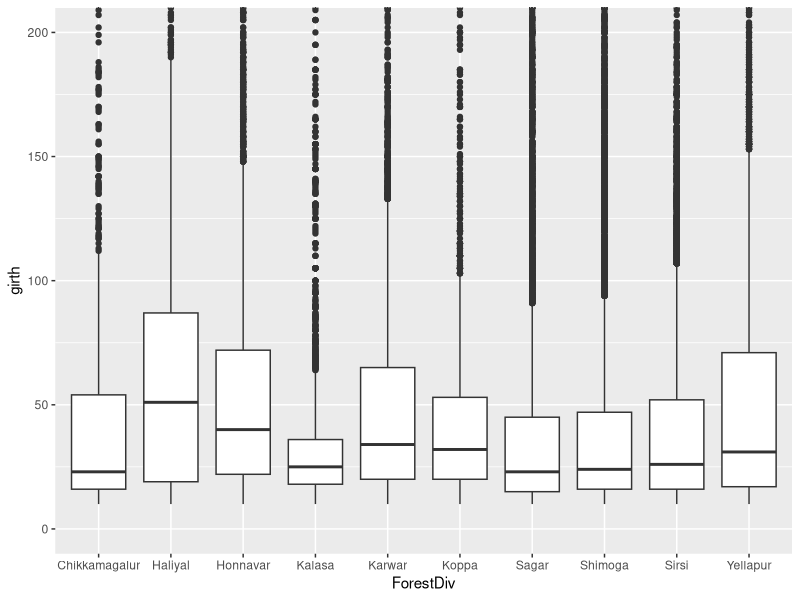
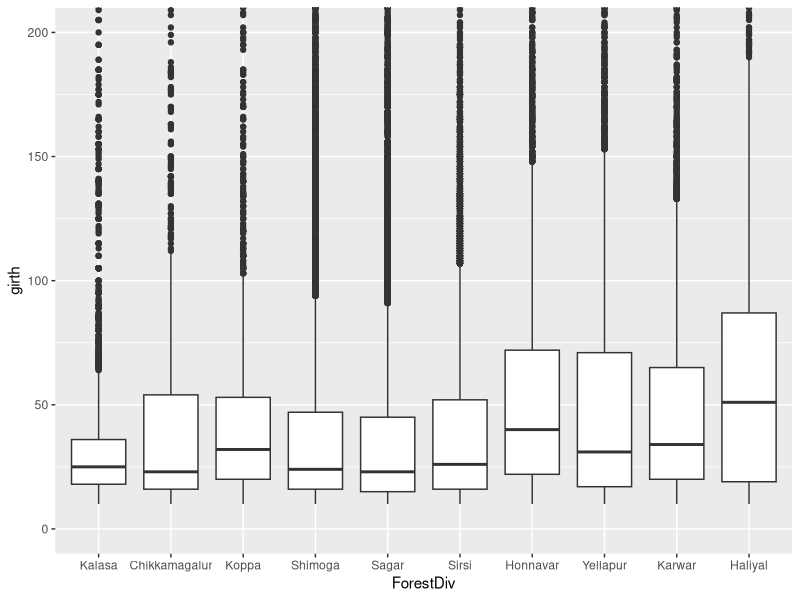

The R source for these figures, in order:
## ---- chunk 1
knitr::opts_chunk$set(echo = FALSE)
library(tidyverse)

tree_raw <- read_tsv('data/Macroplot_data_Rev.txt')

tree_genus <- tree_raw %>%  pivot_longer(TreeGirth1:TreeGirth5,names_to='stem',values_to='girth') %>%
  filter(girth>0) %>% 
  mutate(diameter = girth/pi,
         tree_mass = 0.124*diameter^2.53) %>% 
  separate(SpCode,
           into=c("GenusCode", "SpEpCode"), sep=4)
## ---- chunk 2
joined <- read_tsv('data/Site_variables.txt') %>%  
  right_join(tree_genus,by='PlotID')
joined
## ---- chunk 3
joined %>% 
ggplot(aes(x=ForestDiv,y=girth))+
  geom_boxplot()+
  coord_cartesian(ylim=c(0,200))
## ---- chunk 4
joined %>% 
mutate(ForestDiv=factor(ForestDiv)) %>%
  mutate(ForestDiv=fct_reorder(ForestDiv, LatDec, mean)) %>%
  ggplot(aes(x=ForestDiv,y=girth))+
  geom_boxplot()+
  coord_cartesian(ylim=c(0,200))
